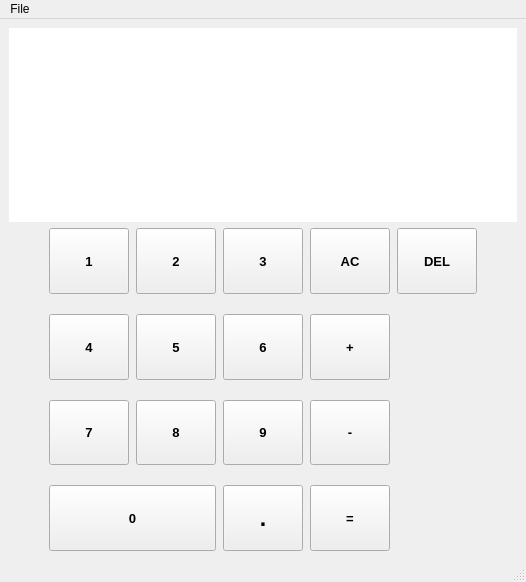
<?xml version="1.0" encoding="UTF-8"?>
<ui version="4.0">
 <class>MainWindow</class>
 <widget class="QMainWindow" name="MainWindow">
  <property name="geometry">
   <rect>
    <x>0</x>
    <y>0</y>
    <width>515</width>
    <height>582</height>
   </rect>
  </property>
  <property name="sizePolicy">
   <sizepolicy hsizetype="Minimum" vsizetype="Minimum">
    <horstretch>0</horstretch>
    <verstretch>0</verstretch>
   </sizepolicy>
  </property>
  <property name="windowTitle">
   <string>Calculator</string>
  </property>
  <property name="windowIcon">
   <iconset resource="resources.qrc">
    <normaloff>:/img/_calculator_icon.png</normaloff>:/img/_calculator_icon.png</iconset>
  </property>
  <widget class="QWidget" name="centralwidget">
   <property name="sizePolicy">
    <sizepolicy hsizetype="Minimum" vsizetype="Minimum">
     <horstretch>0</horstretch>
     <verstretch>0</verstretch>
    </sizepolicy>
   </property>
   <layout class="QGridLayout" name="gridLayout_2">
    <item row="0" column="0">
     <layout class="QVBoxLayout" name="verticalLayout" stretch="3,5">
      <item>
       <widget class="QLabel" name="label">
        <property name="sizePolicy">
         <sizepolicy hsizetype="Preferred" vsizetype="Preferred">
          <horstretch>0</horstretch>
          <verstretch>0</verstretch>
         </sizepolicy>
        </property>
        <property name="font">
         <font>
          <pointsize>25</pointsize>
          <weight>75</weight>
          <bold>true</bold>
         </font>
        </property>
        <property name="styleSheet">
         <string notr="true">background-color: rgb(255, 255, 255);</string>
        </property>
        <property name="text">
         <string/>
        </property>
        <property name="alignment">
         <set>Qt::AlignLeading|Qt::AlignLeft|Qt::AlignTop</set>
        </property>
       </widget>
      </item>
      <item>
       <layout class="QHBoxLayout" name="horizontalLayout" stretch="1,4,1">
        <item>
         <spacer name="horizontalSpacer">
          <property name="orientation">
           <enum>Qt::Horizontal</enum>
          </property>
          <property name="sizeHint" stdset="0">
           <size>
            <width>40</width>
            <height>20</height>
           </size>
          </property>
         </spacer>
        </item>
        <item>
         <layout class="QGridLayout" name="gridLayout">
          <property name="horizontalSpacing">
           <number>7</number>
          </property>
          <property name="verticalSpacing">
           <number>20</number>
          </property>
          <item row="0" column="0">
           <widget class="QPushButton" name="pushButton_1">
            <property name="sizePolicy">
             <sizepolicy hsizetype="Fixed" vsizetype="Preferred">
              <horstretch>0</horstretch>
              <verstretch>0</verstretch>
             </sizepolicy>
            </property>
            <property name="font">
             <font>
              <pointsize>10</pointsize>
              <weight>75</weight>
              <bold>true</bold>
             </font>
            </property>
            <property name="text">
             <string>1</string>
            </property>
           </widget>
          </item>
          <item row="1" column="0">
           <widget class="QPushButton" name="pushButton_4">
            <property name="sizePolicy">
             <sizepolicy hsizetype="Fixed" vsizetype="Preferred">
              <horstretch>0</horstretch>
              <verstretch>0</verstretch>
             </sizepolicy>
            </property>
            <property name="font">
             <font>
              <pointsize>10</pointsize>
              <weight>75</weight>
              <bold>true</bold>
             </font>
            </property>
            <property name="text">
             <string>4</string>
            </property>
           </widget>
          </item>
          <item row="1" column="2">
           <widget class="QPushButton" name="pushButton_6">
            <property name="sizePolicy">
             <sizepolicy hsizetype="Fixed" vsizetype="Preferred">
              <horstretch>0</horstretch>
              <verstretch>0</verstretch>
             </sizepolicy>
            </property>
            <property name="font">
             <font>
              <pointsize>10</pointsize>
              <weight>75</weight>
              <bold>true</bold>
             </font>
            </property>
            <property name="text">
             <string>6</string>
            </property>
           </widget>
          </item>
          <item row="1" column="1">
           <widget class="QPushButton" name="pushButton_5">
            <property name="sizePolicy">
             <sizepolicy hsizetype="Fixed" vsizetype="Preferred">
              <horstretch>0</horstretch>
              <verstretch>0</verstretch>
             </sizepolicy>
            </property>
            <property name="font">
             <font>
              <pointsize>10</pointsize>
              <weight>75</weight>
              <bold>true</bold>
             </font>
            </property>
            <property name="text">
             <string>5</string>
            </property>
           </widget>
          </item>
          <item row="2" column="3">
           <widget class="QPushButton" name="pushButton_sub">
            <property name="sizePolicy">
             <sizepolicy hsizetype="Fixed" vsizetype="Preferred">
              <horstretch>0</horstretch>
              <verstretch>0</verstretch>
             </sizepolicy>
            </property>
            <property name="font">
             <font>
              <pointsize>10</pointsize>
              <weight>75</weight>
              <bold>true</bold>
             </font>
            </property>
            <property name="toolTip">
             <string>&lt;html&gt;&lt;head/&gt;&lt;body&gt;&lt;p&gt;Subtract Numbers&lt;/p&gt;&lt;/body&gt;&lt;/html&gt;</string>
            </property>
            <property name="text">
             <string>-</string>
            </property>
           </widget>
          </item>
          <item row="0" column="1">
           <widget class="QPushButton" name="pushButton_2">
            <property name="sizePolicy">
             <sizepolicy hsizetype="Fixed" vsizetype="Preferred">
              <horstretch>0</horstretch>
              <verstretch>0</verstretch>
             </sizepolicy>
            </property>
            <property name="font">
             <font>
              <pointsize>10</pointsize>
              <weight>75</weight>
              <bold>true</bold>
             </font>
            </property>
            <property name="text">
             <string>2</string>
            </property>
           </widget>
          </item>
          <item row="0" column="2">
           <widget class="QPushButton" name="pushButton_3">
            <property name="sizePolicy">
             <sizepolicy hsizetype="Fixed" vsizetype="Preferred">
              <horstretch>0</horstretch>
              <verstretch>0</verstretch>
             </sizepolicy>
            </property>
            <property name="font">
             <font>
              <pointsize>10</pointsize>
              <weight>75</weight>
              <bold>true</bold>
             </font>
            </property>
            <property name="text">
             <string>3</string>
            </property>
           </widget>
          </item>
          <item row="2" column="1">
           <widget class="QPushButton" name="pushButton_8">
            <property name="sizePolicy">
             <sizepolicy hsizetype="Fixed" vsizetype="Preferred">
              <horstretch>0</horstretch>
              <verstretch>0</verstretch>
             </sizepolicy>
            </property>
            <property name="font">
             <font>
              <pointsize>10</pointsize>
              <weight>75</weight>
              <bold>true</bold>
             </font>
            </property>
            <property name="text">
             <string>8</string>
            </property>
           </widget>
          </item>
          <item row="0" column="3">
           <widget class="QPushButton" name="pushButton_AC">
            <property name="sizePolicy">
             <sizepolicy hsizetype="Fixed" vsizetype="Preferred">
              <horstretch>0</horstretch>
              <verstretch>0</verstretch>
             </sizepolicy>
            </property>
            <property name="font">
             <font>
              <pointsize>10</pointsize>
              <weight>75</weight>
              <bold>true</bold>
             </font>
            </property>
            <property name="text">
             <string>AC</string>
            </property>
           </widget>
          </item>
          <item row="1" column="3">
           <widget class="QPushButton" name="pushButton_add">
            <property name="sizePolicy">
             <sizepolicy hsizetype="Fixed" vsizetype="Preferred">
              <horstretch>0</horstretch>
              <verstretch>0</verstretch>
             </sizepolicy>
            </property>
            <property name="font">
             <font>
              <pointsize>10</pointsize>
              <weight>75</weight>
              <bold>true</bold>
             </font>
            </property>
            <property name="toolTip">
             <string>&lt;html&gt;&lt;head/&gt;&lt;body&gt;&lt;p&gt;Add numbers&lt;/p&gt;&lt;/body&gt;&lt;/html&gt;</string>
            </property>
            <property name="text">
             <string>+</string>
            </property>
           </widget>
          </item>
          <item row="2" column="0">
           <widget class="QPushButton" name="pushButton_7">
            <property name="sizePolicy">
             <sizepolicy hsizetype="Fixed" vsizetype="Preferred">
              <horstretch>0</horstretch>
              <verstretch>0</verstretch>
             </sizepolicy>
            </property>
            <property name="font">
             <font>
              <pointsize>10</pointsize>
              <weight>75</weight>
              <bold>true</bold>
             </font>
            </property>
            <property name="text">
             <string>7</string>
            </property>
           </widget>
          </item>
          <item row="2" column="2">
           <widget class="QPushButton" name="pushButton_9">
            <property name="sizePolicy">
             <sizepolicy hsizetype="Fixed" vsizetype="Preferred">
              <horstretch>0</horstretch>
              <verstretch>0</verstretch>
             </sizepolicy>
            </property>
            <property name="font">
             <font>
              <pointsize>10</pointsize>
              <weight>75</weight>
              <bold>true</bold>
             </font>
            </property>
            <property name="text">
             <string>9</string>
            </property>
           </widget>
          </item>
          <item row="3" column="0" colspan="2">
           <widget class="QPushButton" name="pushButton_0">
            <property name="sizePolicy">
             <sizepolicy hsizetype="Minimum" vsizetype="Preferred">
              <horstretch>0</horstretch>
              <verstretch>0</verstretch>
             </sizepolicy>
            </property>
            <property name="font">
             <font>
              <pointsize>10</pointsize>
              <weight>75</weight>
              <bold>true</bold>
             </font>
            </property>
            <property name="text">
             <string>0</string>
            </property>
           </widget>
          </item>
          <item row="3" column="3">
           <widget class="QPushButton" name="pushButton_equal">
            <property name="sizePolicy">
             <sizepolicy hsizetype="Minimum" vsizetype="Preferred">
              <horstretch>0</horstretch>
              <verstretch>0</verstretch>
             </sizepolicy>
            </property>
            <property name="font">
             <font>
              <pointsize>10</pointsize>
              <weight>75</weight>
              <bold>true</bold>
             </font>
            </property>
            <property name="text">
             <string>=</string>
            </property>
            <property name="checkable">
             <bool>true</bool>
            </property>
           </widget>
          </item>
          <item row="3" column="2">
           <widget class="QPushButton" name="pushButton_dot">
            <property name="sizePolicy">
             <sizepolicy hsizetype="Minimum" vsizetype="Preferred">
              <horstretch>0</horstretch>
              <verstretch>0</verstretch>
             </sizepolicy>
            </property>
            <property name="font">
             <font>
              <pointsize>17</pointsize>
              <weight>75</weight>
              <bold>true</bold>
             </font>
            </property>
            <property name="text">
             <string>.</string>
            </property>
           </widget>
          </item>
          <item row="0" column="4">
           <widget class="QPushButton" name="pushButton_del">
            <property name="sizePolicy">
             <sizepolicy hsizetype="Minimum" vsizetype="Preferred">
              <horstretch>0</horstretch>
              <verstretch>0</verstretch>
             </sizepolicy>
            </property>
            <property name="font">
             <font>
              <pointsize>10</pointsize>
              <weight>75</weight>
              <bold>true</bold>
             </font>
            </property>
            <property name="text">
             <string>DEL</string>
            </property>
           </widget>
          </item>
         </layout>
        </item>
        <item>
         <spacer name="horizontalSpacer_2">
          <property name="orientation">
           <enum>Qt::Horizontal</enum>
          </property>
          <property name="sizeHint" stdset="0">
           <size>
            <width>40</width>
            <height>20</height>
           </size>
          </property>
         </spacer>
        </item>
       </layout>
      </item>
     </layout>
    </item>
   </layout>
  </widget>
  <widget class="QMenuBar" name="menubar">
   <property name="geometry">
    <rect>
     <x>0</x>
     <y>0</y>
     <width>515</width>
     <height>26</height>
    </rect>
   </property>
   <widget class="QMenu" name="menuFile">
    <property name="title">
     <string>File</string>
    </property>
    <addaction name="actionExit"/>
    <addaction name="separator"/>
   </widget>
   <addaction name="menuFile"/>
  </widget>
  <widget class="QStatusBar" name="statusbar"/>
  <action name="actionExit">
   <property name="text">
    <string>Exit</string>
   </property>
  </action>
 </widget>
 <resources>
  <include location="resources.qrc"/>
 </resources>
 <connections>
  <connection>
   <sender>pushButton_AC</sender>
   <signal>clicked()</signal>
   <receiver>label</receiver>
   <slot>clear()</slot>
   <hints>
    <hint type="sourcelabel">
     <x>536</x>
     <y>231</y>
    </hint>
    <hint type="destinationlabel">
     <x>314</x>
     <y>130</y>
    </hint>
   </hints>
  </connection>
 </connections>
</ui>
